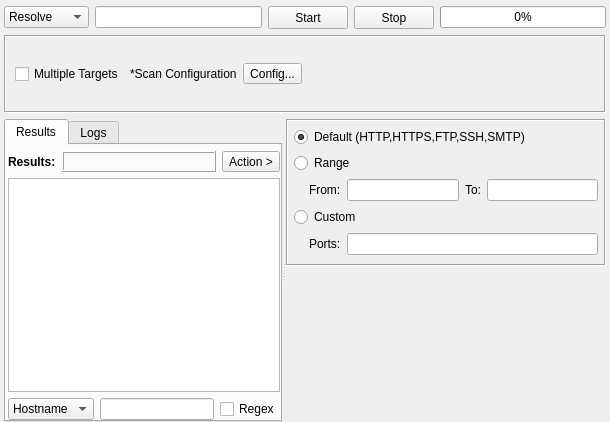
<?xml version="1.0" encoding="UTF-8"?>
<ui version="4.0">
 <class>HostTool</class>
 <widget class="QWidget" name="HostTool">
  <property name="geometry">
   <rect>
    <x>0</x>
    <y>0</y>
    <width>610</width>
    <height>422</height>
   </rect>
  </property>
  <property name="windowTitle">
   <string>Form</string>
  </property>
  <property name="styleSheet">
   <string notr="true"/>
  </property>
  <layout class="QVBoxLayout" name="verticalLayout_3">
   <property name="leftMargin">
    <number>4</number>
   </property>
   <property name="topMargin">
    <number>6</number>
   </property>
   <property name="rightMargin">
    <number>4</number>
   </property>
   <property name="bottomMargin">
    <number>0</number>
   </property>
   <item>
    <layout class="QHBoxLayout" name="horizontalLayout_5">
     <item>
      <widget class="QComboBox" name="comboBoxOption">
       <property name="sizePolicy">
        <sizepolicy hsizetype="Fixed" vsizetype="Fixed">
         <horstretch>0</horstretch>
         <verstretch>0</verstretch>
        </sizepolicy>
       </property>
       <property name="minimumSize">
        <size>
         <width>0</width>
         <height>0</height>
        </size>
       </property>
       <property name="focusPolicy">
        <enum>Qt::NoFocus</enum>
       </property>
       <property name="styleSheet">
        <string notr="true"/>
       </property>
       <item>
        <property name="text">
         <string>Resolve</string>
        </property>
       </item>
       <item>
        <property name="text">
         <string>Port Scan</string>
        </property>
       </item>
       <item>
        <property name="text">
         <string>Ping Scan</string>
        </property>
       </item>
      </widget>
     </item>
     <item>
      <widget class="QLineEdit" name="lineEditTarget"/>
     </item>
     <item>
      <widget class="QPushButton" name="buttonStart">
       <property name="sizePolicy">
        <sizepolicy hsizetype="Fixed" vsizetype="Fixed">
         <horstretch>0</horstretch>
         <verstretch>0</verstretch>
        </sizepolicy>
       </property>
       <property name="minimumSize">
        <size>
         <width>75</width>
         <height>23</height>
        </size>
       </property>
       <property name="styleSheet">
        <string notr="true"/>
       </property>
       <property name="text">
        <string>Start</string>
       </property>
      </widget>
     </item>
     <item>
      <widget class="QPushButton" name="buttonStop">
       <property name="sizePolicy">
        <sizepolicy hsizetype="Fixed" vsizetype="Fixed">
         <horstretch>0</horstretch>
         <verstretch>0</verstretch>
        </sizepolicy>
       </property>
       <property name="minimumSize">
        <size>
         <width>75</width>
         <height>23</height>
        </size>
       </property>
       <property name="styleSheet">
        <string notr="true"/>
       </property>
       <property name="text">
        <string>Stop</string>
       </property>
      </widget>
     </item>
     <item>
      <widget class="QProgressBar" name="progressBar">
       <property name="minimumSize">
        <size>
         <width>0</width>
         <height>0</height>
        </size>
       </property>
       <property name="maximumSize">
        <size>
         <width>16777215</width>
         <height>16777215</height>
        </size>
       </property>
       <property name="styleSheet">
        <string notr="true"/>
       </property>
       <property name="value">
        <number>0</number>
       </property>
      </widget>
     </item>
    </layout>
   </item>
   <item>
    <widget class="QFrame" name="frame">
     <property name="frameShape">
      <enum>QFrame::Box</enum>
     </property>
     <property name="frameShadow">
      <enum>QFrame::Sunken</enum>
     </property>
     <layout class="QHBoxLayout" name="horizontalLayout_2">
      <property name="leftMargin">
       <number>9</number>
      </property>
      <property name="topMargin">
       <number>6</number>
      </property>
      <property name="rightMargin">
       <number>9</number>
      </property>
      <property name="bottomMargin">
       <number>6</number>
      </property>
      <item>
       <widget class="QCheckBox" name="checkBoxMultipleTargets">
        <property name="text">
         <string>Multiple Targets</string>
        </property>
       </widget>
      </item>
      <item>
       <widget class="QLabel" name="label">
        <property name="text">
         <string>*Scan Configuration</string>
        </property>
       </widget>
      </item>
      <item>
       <widget class="QToolButton" name="buttonConfig">
        <property name="minimumSize">
         <size>
          <width>0</width>
          <height>0</height>
         </size>
        </property>
        <property name="maximumSize">
         <size>
          <width>16777215</width>
          <height>16777215</height>
         </size>
        </property>
        <property name="styleSheet">
         <string notr="true"/>
        </property>
        <property name="text">
         <string>Config...</string>
        </property>
       </widget>
      </item>
      <item>
       <spacer name="horizontalSpacer_6">
        <property name="orientation">
         <enum>Qt::Horizontal</enum>
        </property>
        <property name="sizeHint" stdset="0">
         <size>
          <width>397</width>
          <height>20</height>
         </size>
        </property>
       </spacer>
      </item>
     </layout>
    </widget>
   </item>
   <item>
    <widget class="QSplitter" name="splitter">
     <property name="orientation">
      <enum>Qt::Horizontal</enum>
     </property>
     <widget class="QTabWidget" name="tabWidgetResults">
      <property name="styleSheet">
       <string notr="true"/>
      </property>
      <property name="tabPosition">
       <enum>QTabWidget::North</enum>
      </property>
      <property name="currentIndex">
       <number>0</number>
      </property>
      <widget class="QWidget" name="tabResults">
       <attribute name="title">
        <string>Results</string>
       </attribute>
       <layout class="QVBoxLayout" name="verticalLayout">
        <property name="leftMargin">
         <number>2</number>
        </property>
        <property name="topMargin">
         <number>6</number>
        </property>
        <property name="rightMargin">
         <number>0</number>
        </property>
        <property name="bottomMargin">
         <number>0</number>
        </property>
        <item>
         <layout class="QHBoxLayout" name="horizontalLayout_18">
          <item>
           <widget class="QLabel" name="label_14">
            <property name="sizePolicy">
             <sizepolicy hsizetype="Maximum" vsizetype="Preferred">
              <horstretch>0</horstretch>
              <verstretch>0</verstretch>
             </sizepolicy>
            </property>
            <property name="font">
             <font>
              <weight>75</weight>
              <bold>true</bold>
             </font>
            </property>
            <property name="text">
             <string>Results:</string>
            </property>
           </widget>
          </item>
          <item>
           <widget class="QLabel" name="labelResultsCount">
            <property name="sizePolicy">
             <sizepolicy hsizetype="Preferred" vsizetype="Preferred">
              <horstretch>0</horstretch>
              <verstretch>0</verstretch>
             </sizepolicy>
            </property>
            <property name="minimumSize">
             <size>
              <width>0</width>
              <height>0</height>
             </size>
            </property>
            <property name="maximumSize">
             <size>
              <width>16777215</width>
              <height>16777215</height>
             </size>
            </property>
            <property name="font">
             <font>
              <weight>75</weight>
              <bold>true</bold>
             </font>
            </property>
            <property name="styleSheet">
             <string notr="true"/>
            </property>
            <property name="frameShape">
             <enum>QFrame::Box</enum>
            </property>
            <property name="frameShadow">
             <enum>QFrame::Raised</enum>
            </property>
            <property name="text">
             <string/>
            </property>
           </widget>
          </item>
          <item>
           <widget class="QToolButton" name="buttonAction">
            <property name="sizePolicy">
             <sizepolicy hsizetype="Fixed" vsizetype="Fixed">
              <horstretch>0</horstretch>
              <verstretch>0</verstretch>
             </sizepolicy>
            </property>
            <property name="minimumSize">
             <size>
              <width>0</width>
              <height>0</height>
             </size>
            </property>
            <property name="font">
             <font>
              <weight>50</weight>
              <bold>false</bold>
             </font>
            </property>
            <property name="styleSheet">
             <string notr="true"/>
            </property>
            <property name="text">
             <string>Action &gt;</string>
            </property>
           </widget>
          </item>
         </layout>
        </item>
        <item>
         <widget class="QTableView" name="tableViewResults">
          <property name="font">
           <font>
            <family>MS Shell Dlg 2</family>
            <pointsize>8</pointsize>
           </font>
          </property>
          <property name="focusPolicy">
           <enum>Qt::NoFocus</enum>
          </property>
          <property name="contextMenuPolicy">
           <enum>Qt::CustomContextMenu</enum>
          </property>
          <property name="accessibleDescription">
           <string/>
          </property>
          <property name="styleSheet">
           <string notr="true"/>
          </property>
          <property name="editTriggers">
           <set>QAbstractItemView::NoEditTriggers</set>
          </property>
          <property name="showDropIndicator" stdset="0">
           <bool>false</bool>
          </property>
          <property name="dragDropOverwriteMode">
           <bool>false</bool>
          </property>
          <property name="alternatingRowColors">
           <bool>true</bool>
          </property>
          <property name="selectionMode">
           <enum>QAbstractItemView::ExtendedSelection</enum>
          </property>
          <property name="verticalScrollMode">
           <enum>QAbstractItemView::ScrollPerPixel</enum>
          </property>
          <property name="horizontalScrollMode">
           <enum>QAbstractItemView::ScrollPerPixel</enum>
          </property>
          <property name="showGrid">
           <bool>false</bool>
          </property>
          <property name="sortingEnabled">
           <bool>true</bool>
          </property>
          <property name="cornerButtonEnabled">
           <bool>false</bool>
          </property>
          <attribute name="horizontalHeaderCascadingSectionResizes">
           <bool>true</bool>
          </attribute>
          <attribute name="horizontalHeaderMinimumSectionSize">
           <number>50</number>
          </attribute>
          <attribute name="horizontalHeaderDefaultSectionSize">
           <number>150</number>
          </attribute>
          <attribute name="horizontalHeaderShowSortIndicator" stdset="0">
           <bool>true</bool>
          </attribute>
          <attribute name="horizontalHeaderStretchLastSection">
           <bool>true</bool>
          </attribute>
          <attribute name="verticalHeaderVisible">
           <bool>false</bool>
          </attribute>
          <attribute name="verticalHeaderMinimumSectionSize">
           <number>15</number>
          </attribute>
          <attribute name="verticalHeaderDefaultSectionSize">
           <number>15</number>
          </attribute>
          <attribute name="verticalHeaderHighlightSections">
           <bool>true</bool>
          </attribute>
         </widget>
        </item>
        <item>
         <layout class="QHBoxLayout" name="horizontalLayout_7">
          <item>
           <widget class="QComboBox" name="comboBoxFilter">
            <property name="minimumSize">
             <size>
              <width>0</width>
              <height>0</height>
             </size>
            </property>
            <item>
             <property name="text">
              <string>Hostname</string>
             </property>
            </item>
            <item>
             <property name="text">
              <string>IPv4</string>
             </property>
            </item>
            <item>
             <property name="text">
              <string>IPv6</string>
             </property>
            </item>
           </widget>
          </item>
          <item>
           <widget class="QLineEdit" name="lineEditFilter"/>
          </item>
          <item>
           <widget class="QCheckBox" name="checkBoxRegex">
            <property name="text">
             <string>Regex</string>
            </property>
           </widget>
          </item>
         </layout>
        </item>
       </layout>
      </widget>
      <widget class="QWidget" name="tabLogs">
       <attribute name="title">
        <string>Logs</string>
       </attribute>
       <layout class="QVBoxLayout" name="verticalLayout_24">
        <property name="leftMargin">
         <number>0</number>
        </property>
        <property name="topMargin">
         <number>2</number>
        </property>
        <property name="rightMargin">
         <number>0</number>
        </property>
        <property name="bottomMargin">
         <number>0</number>
        </property>
        <item>
         <widget class="QPlainTextEdit" name="plainTextEditLogs">
          <property name="readOnly">
           <bool>true</bool>
          </property>
         </widget>
        </item>
       </layout>
      </widget>
     </widget>
     <widget class="QWidget" name="layoutWidget">
      <layout class="QVBoxLayout" name="verticalLayout_2">
       <item>
        <widget class="QFrame" name="framePort">
         <property name="minimumSize">
          <size>
           <width>0</width>
           <height>0</height>
          </size>
         </property>
         <property name="frameShape">
          <enum>QFrame::Box</enum>
         </property>
         <property name="frameShadow">
          <enum>QFrame::Sunken</enum>
         </property>
         <layout class="QVBoxLayout" name="verticalLayout_4">
          <property name="leftMargin">
           <number>6</number>
          </property>
          <property name="topMargin">
           <number>6</number>
          </property>
          <property name="rightMargin">
           <number>6</number>
          </property>
          <property name="bottomMargin">
           <number>9</number>
          </property>
          <item>
           <widget class="QRadioButton" name="radioButtonDefault">
            <property name="text">
             <string>Default (HTTP,HTTPS,FTP,SSH,SMTP)</string>
            </property>
            <property name="checked">
             <bool>true</bool>
            </property>
           </widget>
          </item>
          <item>
           <widget class="QRadioButton" name="radioButtonRange">
            <property name="text">
             <string>Range</string>
            </property>
           </widget>
          </item>
          <item>
           <layout class="QHBoxLayout" name="horizontalLayout">
            <property name="leftMargin">
             <number>15</number>
            </property>
            <item>
             <widget class="QLabel" name="label_2">
              <property name="text">
               <string>From:</string>
              </property>
             </widget>
            </item>
            <item>
             <widget class="QLineEdit" name="lineEditFrom"/>
            </item>
            <item>
             <widget class="QLabel" name="label_3">
              <property name="text">
               <string>To:</string>
              </property>
             </widget>
            </item>
            <item>
             <widget class="QLineEdit" name="lineEditTo"/>
            </item>
           </layout>
          </item>
          <item>
           <widget class="QRadioButton" name="radioButtonCustom">
            <property name="text">
             <string>Custom</string>
            </property>
           </widget>
          </item>
          <item>
           <layout class="QHBoxLayout" name="horizontalLayout_3">
            <property name="leftMargin">
             <number>15</number>
            </property>
            <item>
             <widget class="QLabel" name="label_4">
              <property name="text">
               <string>Ports:</string>
              </property>
             </widget>
            </item>
            <item>
             <widget class="QLineEdit" name="lineEditCustom"/>
            </item>
           </layout>
          </item>
         </layout>
        </widget>
       </item>
       <item>
        <widget class="InputWidget" name="targets" native="true">
         <property name="minimumSize">
          <size>
           <width>0</width>
           <height>150</height>
          </size>
         </property>
        </widget>
       </item>
      </layout>
     </widget>
    </widget>
   </item>
  </layout>
 </widget>
 <customwidgets>
  <customwidget>
   <class>InputWidget</class>
   <extends>QWidget</extends>
   <header>src/widgets/InputWidget.h</header>
   <container>1</container>
  </customwidget>
 </customwidgets>
 <resources/>
 <connections/>
</ui>
